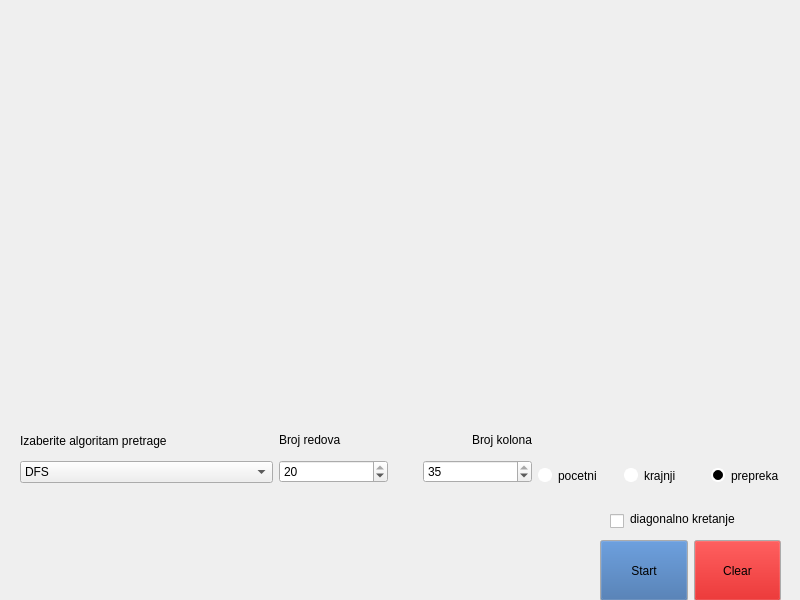
<?xml version="1.0" encoding="UTF-8"?>
<ui version="4.0">
 <class>MainWindow</class>
 <widget class="QMainWindow" name="MainWindow">
  <property name="geometry">
   <rect>
    <x>0</x>
    <y>0</y>
    <width>800</width>
    <height>600</height>
   </rect>
  </property>
  <property name="windowTitle">
   <string>RS031-vizualizacija-pathfinder-algoritama</string>
  </property>
  <widget class="QWidget" name="centralwidget">
   <widget class="QWidget" name="horizontalLayoutWidget_3">
    <property name="geometry">
     <rect>
      <x>20</x>
      <y>426</y>
      <width>771</width>
      <height>57</height>
     </rect>
    </property>
    <layout class="QHBoxLayout" name="horizontalLayout_8">
     <item>
      <layout class="QVBoxLayout" name="verticalLayout_2">
       <item>
        <widget class="QLabel" name="label_2">
         <property name="text">
          <string>Izaberite algoritam pretrage</string>
         </property>
        </widget>
       </item>
       <item>
        <widget class="QComboBox" name="selectBox">
         <item>
          <property name="text">
           <string>DFS</string>
          </property>
         </item>
         <item>
          <property name="text">
           <string>BFS</string>
          </property>
         </item>
         <item>
          <property name="text">
           <string>Dijkstra</string>
          </property>
         </item>
         <item>
          <property name="text">
           <string>A*</string>
          </property>
         </item>
        </widget>
       </item>
      </layout>
     </item>
     <item>
      <layout class="QVBoxLayout" name="verticalLayout">
       <item>
        <layout class="QHBoxLayout" name="horizontalLayout_3">
         <item>
          <widget class="QLabel" name="label">
           <property name="text">
            <string>Broj redova</string>
           </property>
          </widget>
         </item>
         <item alignment="Qt::AlignRight">
          <widget class="QLabel" name="label_3">
           <property name="text">
            <string>Broj kolona</string>
           </property>
          </widget>
         </item>
        </layout>
       </item>
       <item>
        <layout class="QHBoxLayout" name="horizontalLayout_7">
         <property name="spacing">
          <number>35</number>
         </property>
         <item>
          <widget class="QSpinBox" name="red">
           <property name="minimum">
            <number>2</number>
           </property>
           <property name="maximum">
            <number>20</number>
           </property>
           <property name="value">
            <number>20</number>
           </property>
          </widget>
         </item>
         <item>
          <widget class="QSpinBox" name="kolona">
           <property name="minimum">
            <number>4</number>
           </property>
           <property name="maximum">
            <number>35</number>
           </property>
           <property name="value">
            <number>35</number>
           </property>
          </widget>
         </item>
        </layout>
       </item>
      </layout>
     </item>
     <item>
      <layout class="QHBoxLayout" name="horizontalLayout">
       <item alignment="Qt::AlignBottom">
        <widget class="QRadioButton" name="rPocetni">
         <property name="styleSheet">
          <string notr="true">QRadioButton::indicator {
    width:                  10px;
    height:                 10px;
    border-radius:          7px;
}

QRadioButton::indicator:checked {
    background-color:       green;
    border:                 2px solid white;
}

QRadioButton::indicator:unchecked {
    background-color:       white;
    border:                 2px solid white;
}
</string>
         </property>
         <property name="text">
          <string>pocetni</string>
         </property>
         <property name="checked">
          <bool>false</bool>
         </property>
        </widget>
       </item>
       <item alignment="Qt::AlignBottom">
        <widget class="QRadioButton" name="rKrajnji">
         <property name="styleSheet">
          <string notr="true">QRadioButton::indicator {
    width:                  10px;
    height:                 10px;
    border-radius:          7px;
}

QRadioButton::indicator:checked {
    background-color:       red;
    border:                 2px solid white;
}

QRadioButton::indicator:unchecked {
    background-color:       white;
    border:                 2px solid white;
}</string>
         </property>
         <property name="text">
          <string>krajnji</string>
         </property>
        </widget>
       </item>
       <item alignment="Qt::AlignBottom">
        <widget class="QRadioButton" name="rPrepreka">
         <property name="styleSheet">
          <string notr="true">QRadioButton::indicator {
    width:                  10px;
    height:                 10px;
    border-radius:          7px;
}

QRadioButton::indicator:checked {
    background-color:       black;
    border:                 2px solid white;
}

QRadioButton::indicator:unchecked {
    background-color:       white;
    border:                 2px solid white;
}</string>
         </property>
         <property name="text">
          <string>prepreka</string>
         </property>
         <property name="checked">
          <bool>true</bool>
         </property>
        </widget>
       </item>
      </layout>
     </item>
    </layout>
   </widget>
   <widget class="QWidget" name="horizontalLayoutWidget">
    <property name="geometry">
     <rect>
      <x>600</x>
      <y>540</y>
      <width>181</width>
      <height>61</height>
     </rect>
    </property>
    <layout class="QHBoxLayout" name="horizontalLayout_2">
     <item>
      <widget class="QPushButton" name="btnStart">
       <property name="sizePolicy">
        <sizepolicy hsizetype="Minimum" vsizetype="Preferred">
         <horstretch>0</horstretch>
         <verstretch>0</verstretch>
        </sizepolicy>
       </property>
       <property name="palette">
        <palette>
         <active>
          <colorrole role="Button">
           <brush brushstyle="SolidPattern">
            <color alpha="255">
             <red>52</red>
             <green>101</green>
             <blue>164</blue>
            </color>
           </brush>
          </colorrole>
         </active>
         <inactive>
          <colorrole role="Button">
           <brush brushstyle="SolidPattern">
            <color alpha="255">
             <red>52</red>
             <green>101</green>
             <blue>164</blue>
            </color>
           </brush>
          </colorrole>
         </inactive>
         <disabled>
          <colorrole role="Button">
           <brush brushstyle="SolidPattern">
            <color alpha="255">
             <red>52</red>
             <green>101</green>
             <blue>164</blue>
            </color>
           </brush>
          </colorrole>
         </disabled>
        </palette>
       </property>
       <property name="text">
        <string>Start</string>
       </property>
      </widget>
     </item>
     <item>
      <widget class="QPushButton" name="btnClear">
       <property name="sizePolicy">
        <sizepolicy hsizetype="Minimum" vsizetype="Preferred">
         <horstretch>0</horstretch>
         <verstretch>0</verstretch>
        </sizepolicy>
       </property>
       <property name="palette">
        <palette>
         <active>
          <colorrole role="Button">
           <brush brushstyle="SolidPattern">
            <color alpha="255">
             <red>204</red>
             <green>0</green>
             <blue>0</blue>
            </color>
           </brush>
          </colorrole>
         </active>
         <inactive>
          <colorrole role="Button">
           <brush brushstyle="SolidPattern">
            <color alpha="255">
             <red>204</red>
             <green>0</green>
             <blue>0</blue>
            </color>
           </brush>
          </colorrole>
         </inactive>
         <disabled>
          <colorrole role="Button">
           <brush brushstyle="SolidPattern">
            <color alpha="255">
             <red>204</red>
             <green>0</green>
             <blue>0</blue>
            </color>
           </brush>
          </colorrole>
         </disabled>
        </palette>
       </property>
       <property name="text">
        <string>Clear</string>
       </property>
      </widget>
     </item>
    </layout>
   </widget>
   <widget class="QCheckBox" name="checkDiagonalno">
    <property name="geometry">
     <rect>
      <x>610</x>
      <y>510</y>
      <width>16</width>
      <height>23</height>
     </rect>
    </property>
    <property name="text">
     <string/>
    </property>
   </widget>
   <widget class="QLabel" name="label_4">
    <property name="geometry">
     <rect>
      <x>630</x>
      <y>510</y>
      <width>141</width>
      <height>17</height>
     </rect>
    </property>
    <property name="text">
     <string>diagonalno kretanje</string>
    </property>
   </widget>
  </widget>
 </widget>
 <resources/>
 <connections/>
</ui>
